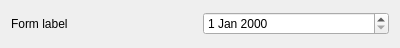
<?xml version="1.0" encoding="UTF-8"?>
<ui version="4.0">
 <class>Date</class>
 <widget class="QWidget" name="Date">
  <property name="geometry">
   <rect>
    <x>0</x>
    <y>0</y>
    <width>400</width>
    <height>48</height>
   </rect>
  </property>
  <property name="minimumSize">
   <size>
    <width>400</width>
    <height>0</height>
   </size>
  </property>
  <property name="maximumSize">
   <size>
    <width>475</width>
    <height>16777215</height>
   </size>
  </property>
  <property name="windowTitle">
   <string>Date</string>
  </property>
  <layout class="QHBoxLayout" name="horizontalLayout">
   <item>
    <widget class="QLabel" name="label">
     <property name="text">
      <string>Form label</string>
     </property>
    </widget>
   </item>
   <item>
    <widget class="QDateEdit" name="field">
     <property name="sizePolicy">
      <sizepolicy hsizetype="Minimum" vsizetype="Fixed">
       <horstretch>0</horstretch>
       <verstretch>0</verstretch>
      </sizepolicy>
     </property>
    </widget>
   </item>
  </layout>
 </widget>
 <resources/>
 <connections/>
</ui>
